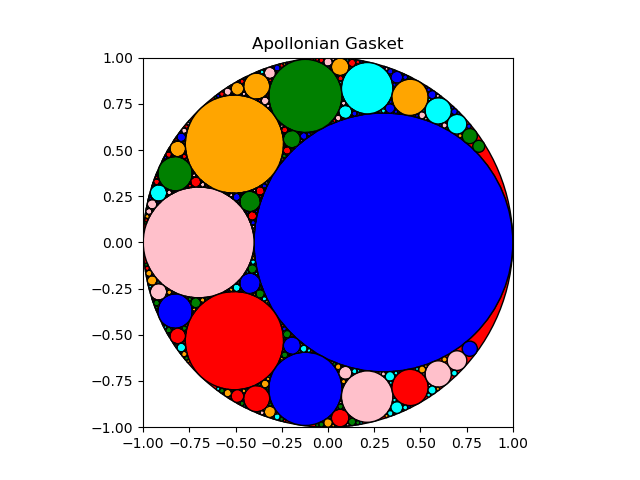

The Python source for this figure:
#! /usr/bin/python3

"""
trying to make pretty pictures...
J. Knerr
Spring 2021
"""

# https://en.wikipedia.org/wiki/Apollonian_gasket
# https://www.tcd.ie/Physics/research/groups/foams/media/gasket.pdf
# https://arxiv.org/abs/math/0101066

import math
import cmath
from matplotlib.patches import Circle
from matplotlib.collections import PatchCollection
import matplotlib.pyplot as plt
import mycircles
import click


@click.command()
@click.option("--x2", default=0.3,
              help="x coordinate of circle #2 (e.g., 0.3 or 0.5)")
@click.option("--maxdepth", default=4,
              help="max recursion depth (e.g., 3, 7, 2)")
def main(x2, maxdepth):
    """apollonian gasket code"""
    # recursion control...
    level = 0
    # maxdepth = 5
    # store all circles, plot at the end
    allcircles = {}
    # first circle C1 that surrounds all the others
    x1 = 0
    y1 = 0
    r1 = 1
    a = -1
    Cobj = mycircles.Circle(x1, y1, r1)
    allcircles[hash(Cobj)] = Cobj
    # for second circle C2, let user pick x location such that 0>x2<1
    y2 = 0
    # x2 = getx("x2", 0, 1)
    r2 = 1 - x2
    b = 1/r2
    Cobj = mycircles.Circle(x2, y2, r2)
    allcircles[hash(Cobj)] = Cobj
    # now find C3, assuming it also has y3 = 0
    r3 = 1 - r2
    c = 1/r3
    x3 = x2 - r2 - r3
    y3 = 0
    Cobj = mycircles.Circle(x3, y3, r3)
    allcircles[hash(Cobj)] = Cobj
    # A = bend*center = a*(x1+y1j)
    A = a*(x1+y1*1j)
    B = b*(x2+y2*1j)
    C = c*(x3+y3*1j)
    solve(a, A, b, B, c, C, level, maxdepth, allcircles)
    plot(allcircles)


def solve(a, A, b, B, c, C, level, maxdepth, allcircles):
    """given 3 circles, find 2 new ones"""
    if level > maxdepth:
        return
    dp, dm = descartes(a, b, c)
    Dplus = (A + B + C) + (2*cmath.sqrt(A*B + A*C + B*C))
    Dminus = (A + B + C) - (2*cmath.sqrt(A*B + A*C + B*C))
    # 4 possible solutions, only two of them are tangent to original 3
    # checkAll(A,a,B,b,C,c,dp,dm,Dplus,Dminus)
    # find/add two new ones to dictionary by doing tangent checks...
#   print("level:", level)
#   printc("ABC:",A,a,B,b,C,c)
#   printc("pp,mp,pm,mm:",Dplus,dp,Dminus,dp,Dplus,dm,Dminus,dm)
#   input()
    for d, D in [(dp, Dplus),  (dp, Dminus), (dm, Dplus), (dm, Dminus)]:
        if not tangent(a, A, b, B, c, C, d, D):
            pass  # don't include this solution....don't recur on it
        elif d < 0:
            pass  # don't allow negative radii ???
        else:
            Dx = D.real/d
            Dy = D.imag/d
            Cobj = mycircles.Circle(Dx, Dy, 1/d)
            if hash(Cobj) not in allcircles:
                allcircles[hash(Cobj)] = Cobj
                level = level + 1
                # recur on 3 new possibilities
                solve(a, A, b, B, d, D, level, maxdepth, allcircles)
                solve(a, A, c, C, d, D, level, maxdepth, allcircles)
                solve(c, C, b, B, d, D, level, maxdepth, allcircles)


def printc(text, X, x, Y, y, Z, z, W=(99+99j), w=99):
    """print circle details"""
    xi = (X/x).imag
    xr = (X/x).real
    yi = (Y/y).imag
    yr = (Y/y).real
    zi = (Z/z).imag
    zr = (Z/z).real
    wi = (W/w).imag
    wr = (W/w).real
    if w == 99:
        print("%s: %5.2f, %5.2f %5.2f |%5.2f, %5.2f %5.2f |%5.2f, %5.2f %5.2f" %
              (text, xr, xi, 1/x, yr, yi, 1/y, zr, zi, 1/z))
    else:
        print("%s: %5.2f, %5.2f %5.2f |%5.2f, %5.2f %5.2f |%5.2f, %5.2f %5.2f |%5.2f, %5.2f %5.2f" %
              (text, xr, xi, 1/x, yr, yi, 1/y, zr, zi, 1/z, wr, wi, 1/w))


def getx(prompt, minx, maxx):
    """get an x float"""
    while True:
        try:
            x = input(prompt+": ")
            x = float(x)
            if x > minx and x < maxx:
                return x
            else:
                print("Please enter x between %.1f and %.1f..." % (minx, maxx))
        except ValueError:
            print("please enter a float...")


def descartes(a, b, c):
    """
    solve the Descartes circle equation for d:
       a**2 + b**2 + c**2 + d**2 = 0.5(a+b+c+d)**2
    given a, b, c.

    If you rearrange this into
       (x)d**2 + (y)d + (z) = 0
    with x=1, y=-2(a+b+c), z=(a**2 + b**2 + c**2) - 2(ab + ac + bc)
    and plug into the quadratic formula (normally abc, but
    here changed to xyz):
       (-y +/- sqrt(y**2 - 4xz))/2x
    that can all be simplified to this:
       d = a + b + c +/- 2*sqrt(ab + ac + bc)
    """
    radicand = a*b + a*c + b*c
    epsilon = 1.0e-4
    if abs(radicand) < epsilon:
        radicand = 0
    try:
        plus = a + b + c + 2*math.sqrt(radicand)
        minus = a + b + c - 2*math.sqrt(radicand)
        return plus, minus
    except ValueError:
        print("got value error trying sqrt of %f..." % (radicand))
        return None


def tangent(a, A, b, B, c, C, d, D):
    """return True if circles are all tangent to each other"""
    return twoTangent(a, A, d, D) and \
        twoTangent(b, B, d, D) and \
        twoTangent(c, C, d, D)


def twoTangent(a, A, b, B):
    """return True if two circles are tangent"""
    r1 = abs(1/a)
    r2 = abs(1/b)
    x1 = A.real/a
    y1 = A.imag/a
    x2 = B.real/b
    y2 = B.imag/b
    d = math.sqrt((x2-x1)**2 + (y2-y1)**2)
    # allow for approx equal
    epsilon = 1.0e-4
    diff1 = abs(d-(r1+r2))  # test for tangent OUTSIDE circle
    diff2 = abs(d-abs(r1-r2))  # test for tangent INSIDE circle
    return (diff1 <= epsilon) or (diff2 <= epsilon)


def checkAll(A, a, B, b, C, c, dp, dm, Dplus, Dminus):
    """check which ones are tangent"""
    print("Dpdp: ", tangent(a, A, b, B, c, C, dp, Dplus))
    print("Dpdm: ", tangent(a, A, b, B, c, C, dp, Dminus))
    print("Dmdp: ", tangent(a, A, b, B, c, C, dm, Dplus))
    print("Dmdm: ", tangent(a, A, b, B, c, C, dm, Dminus))
    print("-"*20)


def mysort(allcircles):
    """return keys, sorted by circle radius (largest first)"""
    # note: need to do my own sort, since the Circle objects already
    # have an __eq__ method that is not related to radius...
    keys = list(allcircles.keys())
    values = list(allcircles.values())
    for i in range(1, len(keys)):
        key = keys[i]                # save current key
        value = values[i]            # save current value
        posn = i
        while posn > 0 and value.getR() > values[posn-1].getR():
            values[posn] = values[posn-1]  # move item right one position
            keys[posn] = keys[posn-1]
            posn = posn - 1
        values[posn] = value     # put it back at the end, in correct spot
        keys[posn] = key         # put it back at the end, in correct spot
    return keys


def plot(allcircles):
    """plot the circles"""
    fig, ax = plt.subplots()
    patches = []
    ax.set_xlim(-1, 1)
    ax.set_ylim(-1, 1)
    ax.grid(False)
    ax.set_aspect(1)
    ax.set_title("Apollonian Gasket")

    # sort keys based on circle radius, so we can plot largest first
    keys = mysort(allcircles)
#   keys.reverse()
    for key in keys[0:len(keys) - 1]:    # remove duplicates???
        cobj = allcircles[key]
        print(cobj)
# todo: why are there similar circles in the list??? (0,0,-1) <-- 3 of these??
        x = cobj.getX()
        y = cobj.getY()
        radius = cobj.getR()
        circle = Circle((x, y), radius)
        patches.append(circle)
    mycolors = ["red", "green", "blue", "cyan", "pink", "orange"]
    collection = PatchCollection(patches, edgecolor="black",
                                 facecolor=mycolors,
                                 alpha=1.0)
    ax.add_collection(collection)
    plt.show()


main()
